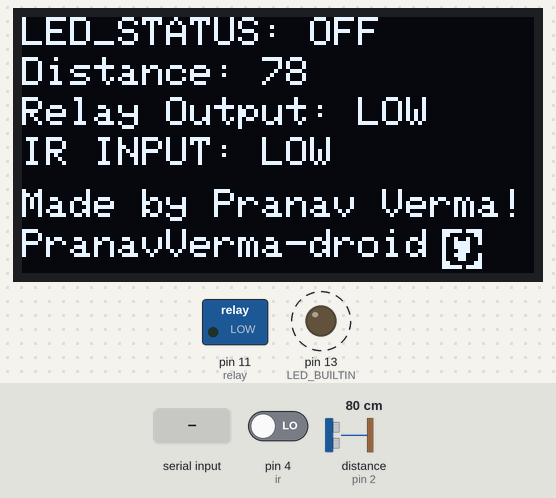
The sketch below on a simulated Arduino Uno, built with avr-gcc and run on an emulated ATmega328P. On the bench: 128×64 one-colour display, switched loads named in the sketch (green lamp = pin HIGH), output pins drawn as LEDs (lit = HIGH). Wiring (inferred from the names in the program): ultrasonic range finder: trigger pin 3; echo pin 2. Dashed ring = blinking. The inputs (shaded band) are chosen by the test bench; at power-on: pin 4 (ir) LOW, distance to the obstacle (sensor on pin 2) 80 cm. The echo pulse lasts 58.3 µs per cm; pins used as bus, display or sensor lines are not drawn; what the sketch prints to the serial monitor is not drawn.

Above: at 1.4 s.
1.5 s: "Z" received over Serial
At 2.3 s:
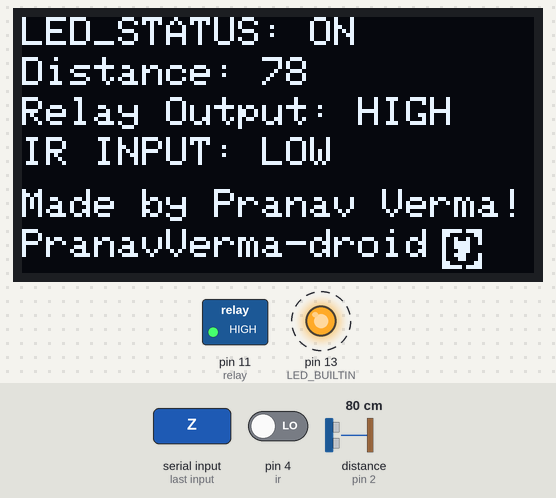
5.4 s: pin 4 (ir) driven HIGH
At 6.6 s:
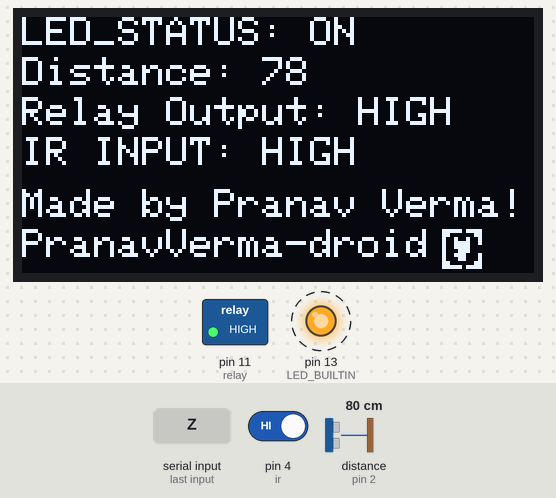
10.3 s: "z" received over Serial
At 11.0 s:
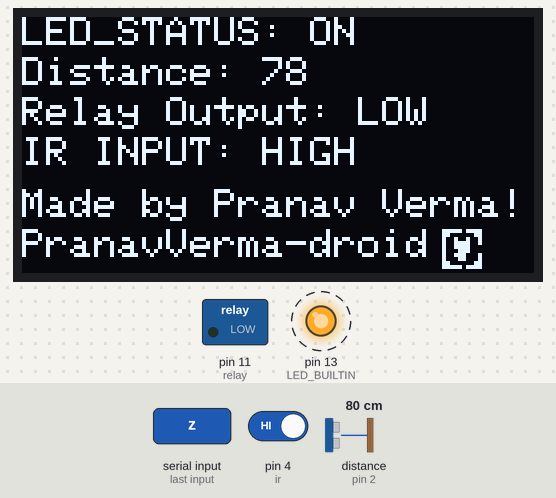
14.1 s: pin 4 (ir) driven LOW
At 15.4 s:
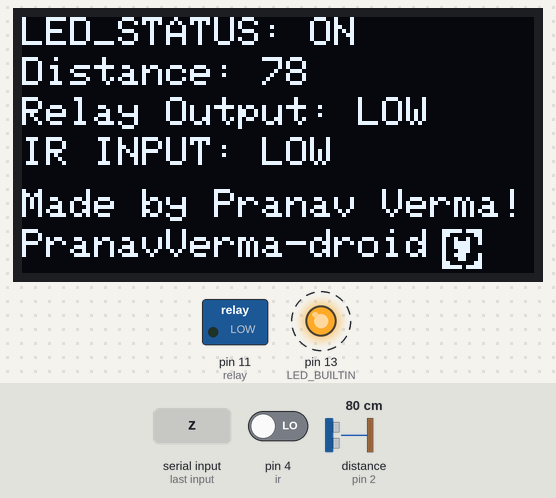
19.0 s: distance to the obstacle (sensor on pin 2) set to 2 cm
At 19.8 s:
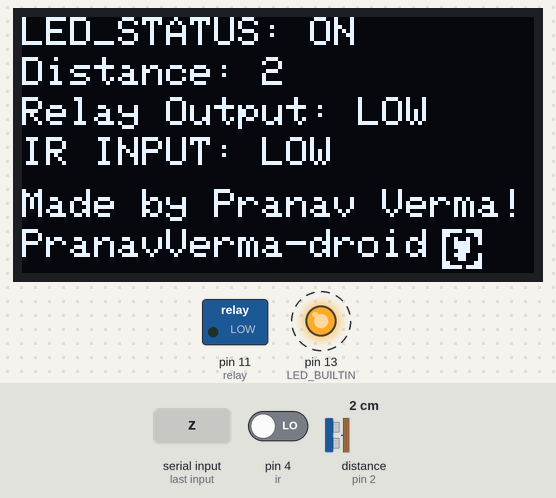
21.4 s: distance to the obstacle (sensor on pin 2) set to 4 cm
At 23.4 s:
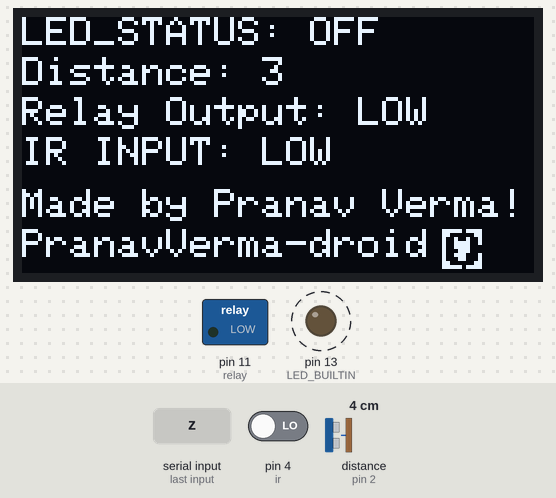
Timing chart, 0 to 25.3 s (numbered marks = the images above; inputs shaded):
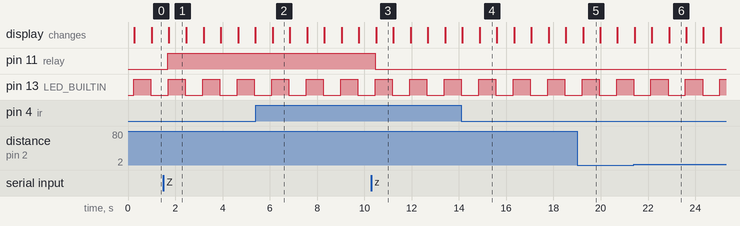

Measured:
- after the input at 1.5 s, pin 11 (relay): LOW → HIGH after 0.19 s; the display: changes after 0.23 s (image 1)
- after the input at 5.4 s, the display: changes after 0.72 s (image 2)
- after the input at 10.3 s, pin 11 (relay): HIGH → LOW after 0.15 s; the display: changes after 0.20 s (image 3)
- after the input at 14.1 s, the display: first differs from a run without the input after 0.78 s (image 4)
- after the input at 19.0 s, the display: changes after 0.25 s (image 5)
- after the input at 21.4 s, the display: first differs from a run without the input after 0.76 s (image 6 shows a later state)
- by itself, pin 13 (LED_BUILTIN): alternates HIGH for 0.73 s and LOW for 0.73 s

The sketch:

OLED_RELAY_ULTRASONIC_IR_BLUETOOTH.ino
```cpp
//Code by Pranav Verma
//https://github.com/PranavVerma-droid

//Pin Definitions:

  //HC - SR04:

  //GND -> GND
  //ECHO -> D3
  //Trig -> D2
  //VCC -> 5V

  //OLED SCREEN:

  //GND -> GND
  //VDD/VCC -> 3.3V
  //SCL/SCK -> A5
  //SDA -> A4

  //BLUETOOTH:

  //GND -> GND
  //VCC -> 5V
  //TxD -> Rx
  //RxD -> TxD


//Through Bluetooth, if you send a command of z, the relay will go into "LOW"
//Through Bluetooth, if you send a command of Z, the relay will go into "HIGH"

#include <Adafruit_GFX.h>
#include <Adafruit_SSD1306.h>
#include <Adafruit_Sensor.h>
#define SCREEN_WIDTH 128 // OLED display width, in pixels
#define SCREEN_HEIGHT 64 // OLED display height, in pixels
#define echoPin 2 // attach pin D2 Arduino to pin Echo of HC-SR04
#define trigPin 3 //attach pin D3 Arduino to pin Trig of HC-SR04

// defines variables
long duration; // variable for the duration of sound wave travel
int distance; // variable for the distance measurement
char inputByte;
const int relay = 11;
const int ir = 4;

int x = 0;
int y = 0;
// Declaration for an SSD1306 display connected to I2C (SDA, SCL pins)
//SCK PIN -> D1
//SDA PIN -> D2
Adafruit_SSD1306 display(SCREEN_WIDTH, SCREEN_HEIGHT, &Wire, -1);

// 'index(2)', 10x10px
const unsigned char myBitmap [] PROGMEM = {
  0xfb, 0xc0, 0xc0, 0xc0, 0x92, 0x40, 0x9e, 0x40, 0x9e, 0x00, 0x8e, 0x00, 0x9c, 0x40, 0x8c, 0x40,
  0xc0, 0xc0, 0xfb, 0xc0
};

void setup() {

  Serial.begin (9600);
     if(!display.begin(SSD1306_SWITCHCAPVCC, 0x3C)) {
    Serial.println(F("SSD1306 allocation failed"));
    for(;;);
  }
  delay(200);
  display.clearDisplay();
  display.setTextColor(WHITE);

  pinMode(LED_BUILTIN, OUTPUT);
  pinMode(trigPin, OUTPUT); // Sets the trigPin as an OUTPUT
  pinMode(echoPin, INPUT); // Sets the echoPin as an INPUT
  Serial.begin(9600); // // Serial Communication is starting with 9600 of baudrate speed
  Serial.println("Ultrasonic Sensor HC-SR04 Test"); // print some text in Serial Monitor
  Serial.println("with Arduino UNO R3");
  pinMode(relay,OUTPUT);

}

void loop() {
  while(Serial.available()>0){

  inputByte= Serial.read();
  Serial.println(inputByte);

  if (inputByte=='Z'){
    digitalWrite(relay,HIGH); }

  else if (inputByte=='z'){
    digitalWrite(relay,LOW); }
  }


  x = digitalRead(relay);
  y = digitalRead(ir);

  display.clearDisplay();
  digitalWrite(trigPin, LOW);
  delayMicroseconds(2);
  digitalWrite(trigPin, HIGH);
  delayMicroseconds(10);
  digitalWrite(trigPin, LOW);

  duration = pulseIn(echoPin, HIGH);

  distance = duration * 0.034 / 2;

  digitalWrite(LED_BUILTIN, HIGH);
  display.setTextSize(1);
  display.setCursor(0,0);
  display.print("LED_STATUS: ");
  display.setTextSize(1);
  display.println("ON");
  display.setTextSize(1);
  display.setCursor(0,10);
  display.print("Distance: ");
  display.println(distance);
  display.setCursor(0,20);
  display.print("Relay Output: ");
  if(x == HIGH) {
    display.print("HIGH");
    } else {
      display.print("LOW");
      }

  display.setCursor(0,30);
  display.print("IR INPUT: ");
  if(y == HIGH) {
    display.println("HIGH");
    } else {
      display.println("LOW"); }
  display.setCursor(0,43);
  display.print("Made by Pranav Verma!");

  display.setCursor(0,53);
  display.print("PranavVerma-droid");
  display.drawBitmap(105, 53, myBitmap, 10, 10, WHITE);
  display.setTextColor(WHITE);

  display.display();
  delay(690);


  display.clearDisplay();
  digitalWrite(LED_BUILTIN, LOW);
  display.setTextSize(1);
  display.setCursor(0,0);
  display.print("LED_STATUS: ");
  display.setTextSize(1);
  display.println("OFF");
  display.setTextSize(1);
    display.setCursor(0,10);
  display.print("Distance: ");
  display.println(distance);
    display.setCursor(0,20);
  display.print("Relay Output: ");
    if(x == HIGH) {
    display.print("HIGH");
    } else {
      display.print("LOW");
      }
    display.setCursor(0,30);
  display.print("IR INPUT: ");
  if(y == HIGH) {
    display.println("HIGH");
    } else {
      display.println("LOW"); }
  display.setCursor(0,43);
  display.print("Made by Pranav Verma!");

  display.setCursor(0,53);
  display.print("PranavVerma-droid");
  display.drawBitmap(105, 53, myBitmap, 10, 10, WHITE);
  display.setTextColor(WHITE);


  display.display();
  delay(690);


}
```
